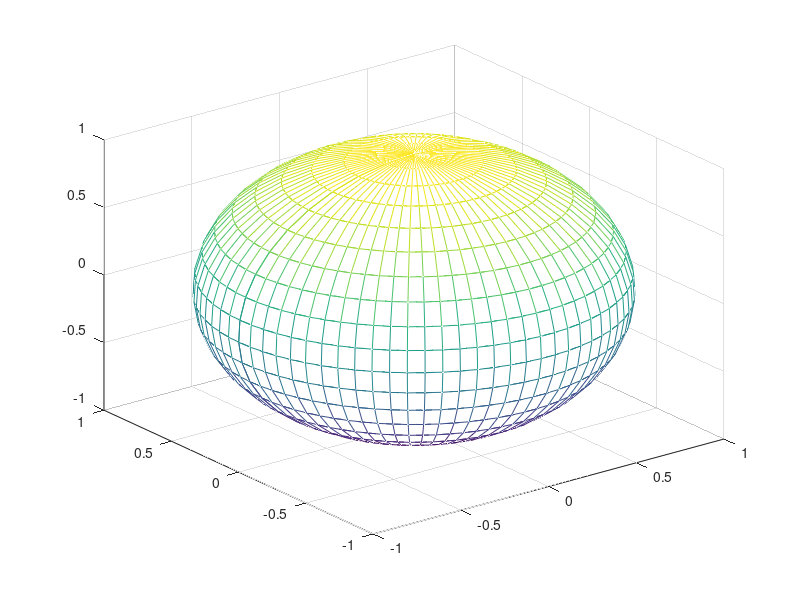

This figure's MATLAB source:
clear; 
n=40;m=40;
a=0;   b=2*pi;
c=0;   d=2*pi;
for i=1:n
    u=a+(b-a)*(i-1)/(n-1);
    for j=1:m
        v=a+(d-c)*(j-1)/(m-1);
        x(i,j)=sin(u)*cos(v);
        y(i,j)=sin(u)*sin(v);
        z(i,j)=cos(u);
    end
end
mesh(x,y,z);